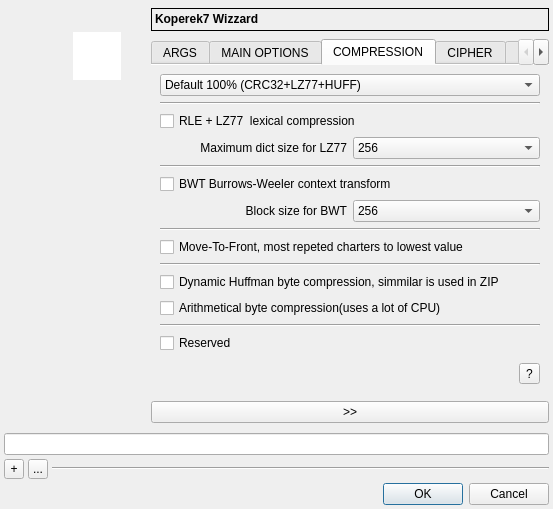
<?xml version="1.0" encoding="UTF-8"?>
<ui version="4.0">
 <class>TWizard_form</class>
 <widget class="QDialog" name="TWizard_form">
  <property name="windowModality">
   <enum>Qt::ApplicationModal</enum>
  </property>
  <property name="geometry">
   <rect>
    <x>0</x>
    <y>0</y>
    <width>553</width>
    <height>508</height>
   </rect>
  </property>
  <property name="windowTitle">
   <string>sstsoft::Koperek32::Wizard</string>
  </property>
  <layout class="QVBoxLayout" name="verticalLayout">
   <property name="spacing">
    <number>4</number>
   </property>
   <property name="leftMargin">
    <number>4</number>
   </property>
   <property name="topMargin">
    <number>4</number>
   </property>
   <property name="rightMargin">
    <number>4</number>
   </property>
   <property name="bottomMargin">
    <number>4</number>
   </property>
   <item>
    <layout class="QHBoxLayout" name="horizontalLayout_2">
     <property name="spacing">
      <number>8</number>
     </property>
     <property name="topMargin">
      <number>4</number>
     </property>
     <item>
      <layout class="QVBoxLayout" name="verticalLayout_11">
       <property name="leftMargin">
        <number>2</number>
       </property>
       <property name="topMargin">
        <number>2</number>
       </property>
       <property name="rightMargin">
        <number>2</number>
       </property>
       <property name="bottomMargin">
        <number>2</number>
       </property>
       <item>
        <widget class="QWidget" name="widget" native="true">
         <property name="sizePolicy">
          <sizepolicy hsizetype="Fixed" vsizetype="Fixed">
           <horstretch>0</horstretch>
           <verstretch>0</verstretch>
          </sizepolicy>
         </property>
         <property name="minimumSize">
          <size>
           <width>135</width>
           <height>260</height>
          </size>
         </property>
         <property name="maximumSize">
          <size>
           <width>135</width>
           <height>260</height>
          </size>
         </property>
         <property name="styleSheet">
          <string notr="true">background-image: url(:/new/prefix1/BMP/LEFT.BMP);</string>
         </property>
         <widget class="QLabel" name="label_2">
          <property name="geometry">
           <rect>
            <x>67</x>
            <y>22</y>
            <width>48</width>
            <height>48</height>
           </rect>
          </property>
          <property name="sizePolicy">
           <sizepolicy hsizetype="Fixed" vsizetype="Fixed">
            <horstretch>0</horstretch>
            <verstretch>0</verstretch>
           </sizepolicy>
          </property>
          <property name="minimumSize">
           <size>
            <width>48</width>
            <height>48</height>
           </size>
          </property>
          <property name="maximumSize">
           <size>
            <width>48</width>
            <height>48</height>
           </size>
          </property>
          <property name="autoFillBackground">
           <bool>false</bool>
          </property>
          <property name="styleSheet">
           <string notr="true">background-color: rgb(255, 255, 255);</string>
          </property>
          <property name="frameShape">
           <enum>QFrame::NoFrame</enum>
          </property>
          <property name="text">
           <string/>
          </property>
          <property name="pixmap">
           <pixmap>:/new/prefix1/ICO/8.ICO</pixmap>
          </property>
          <property name="scaledContents">
           <bool>false</bool>
          </property>
          <property name="alignment">
           <set>Qt::AlignCenter</set>
          </property>
          <property name="textInteractionFlags">
           <set>Qt::NoTextInteraction</set>
          </property>
         </widget>
        </widget>
       </item>
       <item>
        <spacer name="verticalSpacer_5">
         <property name="orientation">
          <enum>Qt::Vertical</enum>
         </property>
         <property name="sizeHint" stdset="0">
          <size>
           <width>20</width>
           <height>40</height>
          </size>
         </property>
        </spacer>
       </item>
      </layout>
     </item>
     <item>
      <layout class="QVBoxLayout" name="verticalLayout_2">
       <property name="bottomMargin">
        <number>6</number>
       </property>
       <item>
        <widget class="QLabel" name="label">
         <property name="sizePolicy">
          <sizepolicy hsizetype="Minimum" vsizetype="Minimum">
           <horstretch>0</horstretch>
           <verstretch>0</verstretch>
          </sizepolicy>
         </property>
         <property name="font">
          <font>
           <weight>75</weight>
           <bold>true</bold>
          </font>
         </property>
         <property name="frameShape">
          <enum>QFrame::Box</enum>
         </property>
         <property name="text">
          <string>Koperek7 Wizzard</string>
         </property>
         <property name="alignment">
          <set>Qt::AlignLeading|Qt::AlignLeft|Qt::AlignTop</set>
         </property>
         <property name="wordWrap">
          <bool>true</bool>
         </property>
        </widget>
       </item>
       <item>
        <widget class="QTabWidget" name="tabWidget">
         <property name="tabShape">
          <enum>QTabWidget::Rounded</enum>
         </property>
         <property name="currentIndex">
          <number>2</number>
         </property>
         <property name="documentMode">
          <bool>true</bool>
         </property>
         <property name="tabsClosable">
          <bool>false</bool>
         </property>
         <widget class="QWidget" name="tab_6">
          <attribute name="title">
           <string>ARGS</string>
          </attribute>
          <layout class="QVBoxLayout" name="verticalLayout_14">
           <item>
            <widget class="QListWidget" name="listWidget">
             <property name="frameShape">
              <enum>QFrame::Box</enum>
             </property>
             <property name="editTriggers">
              <set>QAbstractItemView::NoEditTriggers</set>
             </property>
             <property name="selectionBehavior">
              <enum>QAbstractItemView::SelectRows</enum>
             </property>
            </widget>
           </item>
          </layout>
         </widget>
         <widget class="QWidget" name="tab">
          <attribute name="title">
           <string>MAIN OPTIONS</string>
          </attribute>
          <layout class="QVBoxLayout" name="verticalLayout_4">
           <item>
            <layout class="QVBoxLayout" name="verticalLayout_3">
             <item>
              <widget class="QLabel" name="label_3">
               <property name="text">
                <string>Lister expression</string>
               </property>
              </widget>
             </item>
             <item>
              <widget class="QLineEdit" name="lineEdit_2">
               <property name="clearButtonEnabled">
                <bool>false</bool>
               </property>
              </widget>
             </item>
             <item>
              <widget class="QLabel" name="label_4">
               <property name="text">
                <string>File name and extension mask</string>
               </property>
              </widget>
             </item>
             <item>
              <widget class="QLineEdit" name="lineEdit"/>
             </item>
             <item>
              <spacer name="verticalSpacer_2">
               <property name="orientation">
                <enum>Qt::Vertical</enum>
               </property>
               <property name="sizeHint" stdset="0">
                <size>
                 <width>20</width>
                 <height>40</height>
                </size>
               </property>
              </spacer>
             </item>
             <item>
              <widget class="QLabel" name="label_5">
               <property name="text">
                <string>Source files and directories</string>
               </property>
              </widget>
             </item>
             <item>
              <layout class="QHBoxLayout" name="horizontalLayout_4">
               <item>
                <widget class="QComboBox" name="comboBox"/>
               </item>
               <item>
                <widget class="QToolButton" name="toolButton_3">
                 <property name="text">
                  <string>+</string>
                 </property>
                </widget>
               </item>
               <item>
                <widget class="QToolButton" name="toolButton_5">
                 <property name="text">
                  <string>X</string>
                 </property>
                </widget>
               </item>
              </layout>
             </item>
             <item>
              <widget class="QLabel" name="label_6">
               <property name="text">
                <string>Destinations</string>
               </property>
              </widget>
             </item>
             <item>
              <layout class="QHBoxLayout" name="horizontalLayout_3">
               <item>
                <widget class="QComboBox" name="comboBox_2"/>
               </item>
               <item>
                <widget class="QToolButton" name="toolButton_4">
                 <property name="text">
                  <string>+</string>
                 </property>
                </widget>
               </item>
               <item>
                <widget class="QToolButton" name="toolButton_6">
                 <property name="text">
                  <string>X</string>
                 </property>
                </widget>
               </item>
              </layout>
             </item>
             <item>
              <layout class="QHBoxLayout" name="horizontalLayout_7">
               <property name="topMargin">
                <number>5</number>
               </property>
              </layout>
             </item>
             <item>
              <widget class="QCheckBox" name="checkBox_7">
               <property name="enabled">
                <bool>false</bool>
               </property>
               <property name="text">
                <string>Verify after succesful copy or move</string>
               </property>
              </widget>
             </item>
             <item>
              <widget class="QCheckBox" name="checkBox_15">
               <property name="enabled">
                <bool>false</bool>
               </property>
               <property name="text">
                <string>Create temporary file and replace after sucessful operation</string>
               </property>
              </widget>
             </item>
             <item>
              <widget class="QCheckBox" name="checkBox_16">
               <property name="text">
                <string>Don't replace files with same date/size</string>
               </property>
              </widget>
             </item>
            </layout>
           </item>
          </layout>
         </widget>
         <widget class="QWidget" name="tab_2">
          <attribute name="title">
           <string>COMPRESSION</string>
          </attribute>
          <layout class="QVBoxLayout" name="verticalLayout_6">
           <item>
            <layout class="QVBoxLayout" name="verticalLayout_5">
             <item>
              <widget class="QComboBox" name="comboBox_5">
               <property name="currentText">
                <string>Default 100% (CRC32+LZ77+HUFF)</string>
               </property>
               <item>
                <property name="text">
                 <string>Default 100% (CRC32+LZ77+HUFF)</string>
                </property>
               </item>
               <item>
                <property name="text">
                 <string>Fast 50% (LZ77)</string>
                </property>
               </item>
               <item>
                <property name="text">
                 <string>Better 110% (CRC32+LZ77+ARI)</string>
                </property>
               </item>
               <item>
                <property name="text">
                 <string>Ultra 120% (SSC1+LZ77+MTF+HUFF+ARI)</string>
                </property>
               </item>
               <item>
                <property name="text">
                 <string>EXPERIMENTAL 130% (MD5+BWT+Ultra)</string>
                </property>
               </item>
               <item>
                <property name="text">
                 <string>Store -5% (CRC32)</string>
                </property>
               </item>
              </widget>
             </item>
             <item>
              <widget class="Line" name="line_4">
               <property name="orientation">
                <enum>Qt::Horizontal</enum>
               </property>
              </widget>
             </item>
             <item>
              <widget class="QCheckBox" name="checkBox_2">
               <property name="text">
                <string>RLE + LZ77  lexical compression</string>
               </property>
              </widget>
             </item>
             <item>
              <layout class="QHBoxLayout" name="horizontalLayout_5">
               <item>
                <widget class="QLabel" name="label_7">
                 <property name="text">
                  <string>Maximum dict size for LZ77</string>
                 </property>
                 <property name="alignment">
                  <set>Qt::AlignRight|Qt::AlignTrailing|Qt::AlignVCenter</set>
                 </property>
                </widget>
               </item>
               <item>
                <widget class="QComboBox" name="comboBox_3">
                 <item>
                  <property name="text">
                   <string>256</string>
                  </property>
                 </item>
                 <item>
                  <property name="text">
                   <string>4096</string>
                  </property>
                 </item>
                 <item>
                  <property name="text">
                   <string>65536</string>
                  </property>
                 </item>
                 <item>
                  <property name="text">
                   <string>1048576</string>
                  </property>
                 </item>
                </widget>
               </item>
              </layout>
             </item>
             <item>
              <widget class="Line" name="line_2">
               <property name="orientation">
                <enum>Qt::Horizontal</enum>
               </property>
              </widget>
             </item>
             <item>
              <widget class="QCheckBox" name="checkBox">
               <property name="text">
                <string>BWT Burrows-Weeler context transform</string>
               </property>
              </widget>
             </item>
             <item>
              <layout class="QHBoxLayout" name="horizontalLayout_6">
               <item>
                <widget class="QLabel" name="label_10">
                 <property name="text">
                  <string>Block size for BWT</string>
                 </property>
                 <property name="alignment">
                  <set>Qt::AlignRight|Qt::AlignTrailing|Qt::AlignVCenter</set>
                 </property>
                </widget>
               </item>
               <item>
                <widget class="QComboBox" name="comboBox_4">
                 <item>
                  <property name="text">
                   <string>256</string>
                  </property>
                 </item>
                 <item>
                  <property name="text">
                   <string>4096</string>
                  </property>
                 </item>
                 <item>
                  <property name="text">
                   <string>65536</string>
                  </property>
                 </item>
                 <item>
                  <property name="text">
                   <string>1048576</string>
                  </property>
                 </item>
                </widget>
               </item>
              </layout>
             </item>
             <item>
              <widget class="Line" name="line_3">
               <property name="orientation">
                <enum>Qt::Horizontal</enum>
               </property>
              </widget>
             </item>
             <item>
              <widget class="QCheckBox" name="checkBox_3">
               <property name="text">
                <string>Move-To-Front, most repeted charters to lowest value</string>
               </property>
              </widget>
             </item>
             <item>
              <widget class="Line" name="line_5">
               <property name="orientation">
                <enum>Qt::Horizontal</enum>
               </property>
              </widget>
             </item>
             <item>
              <widget class="QCheckBox" name="checkBox_4">
               <property name="text">
                <string>Dynamic Huffman byte compression, simmilar is used in ZIP</string>
               </property>
              </widget>
             </item>
             <item>
              <widget class="QCheckBox" name="checkBox_5">
               <property name="text">
                <string>Arithmetical byte compression(uses a lot of CPU)</string>
               </property>
              </widget>
             </item>
             <item>
              <widget class="Line" name="line_6">
               <property name="orientation">
                <enum>Qt::Horizontal</enum>
               </property>
              </widget>
             </item>
             <item>
              <widget class="QCheckBox" name="checkBox_6">
               <property name="text">
                <string>Reserved</string>
               </property>
              </widget>
             </item>
             <item>
              <spacer name="verticalSpacer_3">
               <property name="orientation">
                <enum>Qt::Vertical</enum>
               </property>
               <property name="sizeHint" stdset="0">
                <size>
                 <width>20</width>
                 <height>40</height>
                </size>
               </property>
              </spacer>
             </item>
             <item alignment="Qt::AlignRight">
              <widget class="QToolButton" name="toolButton_7">
               <property name="text">
                <string>?</string>
               </property>
              </widget>
             </item>
            </layout>
           </item>
          </layout>
         </widget>
         <widget class="QWidget" name="tab_3">
          <attribute name="title">
           <string>CIPHER</string>
          </attribute>
          <layout class="QVBoxLayout" name="verticalLayout_8">
           <item>
            <layout class="QVBoxLayout" name="verticalLayout_7">
             <item>
              <widget class="QCheckBox" name="checkBox_8">
               <property name="text">
                <string>XOR simple symetrical password cipher</string>
               </property>
              </widget>
             </item>
             <item>
              <widget class="QCheckBox" name="checkBox_9">
               <property name="text">
                <string>SXQ mixer-cipher</string>
               </property>
              </widget>
             </item>
             <item>
              <widget class="QCheckBox" name="checkBox_10">
               <property name="text">
                <string>Reserved</string>
               </property>
              </widget>
             </item>
             <item>
              <spacer name="verticalSpacer">
               <property name="orientation">
                <enum>Qt::Vertical</enum>
               </property>
               <property name="sizeHint" stdset="0">
                <size>
                 <width>20</width>
                 <height>40</height>
                </size>
               </property>
              </spacer>
             </item>
             <item>
              <widget class="QLabel" name="label_8">
               <property name="text">
                <string>Password text</string>
               </property>
              </widget>
             </item>
             <item>
              <widget class="QLineEdit" name="lineEdit_4"/>
             </item>
             <item>
              <widget class="QLabel" name="label_9">
               <property name="text">
                <string>Repeat</string>
               </property>
              </widget>
             </item>
             <item>
              <widget class="QLineEdit" name="lineEdit_3"/>
             </item>
            </layout>
           </item>
          </layout>
         </widget>
         <widget class="QWidget" name="tab_4">
          <attribute name="title">
           <string>HASH</string>
          </attribute>
          <layout class="QVBoxLayout" name="verticalLayout_10">
           <item>
            <layout class="QVBoxLayout" name="verticalLayout_9">
             <item>
              <widget class="QCheckBox" name="checkBox_11">
               <property name="text">
                <string>CRC32 simple and fast</string>
               </property>
              </widget>
             </item>
             <item>
              <widget class="QCheckBox" name="checkBox_14">
               <property name="text">
                <string>SSH1 256 bit as criptographic grade unique file hasher</string>
               </property>
              </widget>
             </item>
             <item>
              <widget class="QCheckBox" name="checkBox_13">
               <property name="text">
                <string>MD5 slower and older 256 bit file hasher</string>
               </property>
              </widget>
             </item>
             <item>
              <widget class="QCheckBox" name="checkBox_12">
               <property name="text">
                <string>SSC1 exprerimental1024-bit hash</string>
               </property>
              </widget>
             </item>
             <item>
              <spacer name="verticalSpacer_4">
               <property name="orientation">
                <enum>Qt::Vertical</enum>
               </property>
               <property name="sizeHint" stdset="0">
                <size>
                 <width>20</width>
                 <height>40</height>
                </size>
               </property>
              </spacer>
             </item>
            </layout>
           </item>
          </layout>
         </widget>
         <widget class="QWidget" name="tab_5">
          <attribute name="title">
           <string>ADVANCED</string>
          </attribute>
          <layout class="QVBoxLayout" name="verticalLayout_13">
           <item>
            <layout class="QVBoxLayout" name="verticalLayout_12">
             <item>
              <layout class="QHBoxLayout" name="horizontalLayout_8">
               <property name="topMargin">
                <number>5</number>
               </property>
               <item>
                <widget class="QLabel" name="label_11">
                 <property name="text">
                  <string>Maximum buffer size:</string>
                 </property>
                </widget>
               </item>
               <item>
                <widget class="QComboBox" name="comboBox_6">
                 <item>
                  <property name="text">
                   <string>256</string>
                  </property>
                 </item>
                 <item>
                  <property name="text">
                   <string>4096</string>
                  </property>
                 </item>
                 <item>
                  <property name="text">
                   <string>65536</string>
                  </property>
                 </item>
                 <item>
                  <property name="text">
                   <string>1048576</string>
                  </property>
                 </item>
                </widget>
               </item>
              </layout>
             </item>
             <item>
              <layout class="QHBoxLayout" name="horizontalLayout_9">
               <property name="topMargin">
                <number>5</number>
               </property>
               <item>
                <widget class="QLabel" name="label_12">
                 <property name="text">
                  <string>I don't know?</string>
                 </property>
                </widget>
               </item>
               <item>
                <widget class="QComboBox" name="comboBox_7">
                 <item>
                  <property name="text">
                   <string>Whatever?</string>
                  </property>
                 </item>
                </widget>
               </item>
              </layout>
             </item>
             <item>
              <spacer name="verticalSpacer_6">
               <property name="orientation">
                <enum>Qt::Vertical</enum>
               </property>
               <property name="sizeHint" stdset="0">
                <size>
                 <width>20</width>
                 <height>40</height>
                </size>
               </property>
              </spacer>
             </item>
            </layout>
           </item>
          </layout>
         </widget>
        </widget>
       </item>
       <item>
        <widget class="QPushButton" name="pushButton">
         <property name="text">
          <string>&gt;&gt;</string>
         </property>
        </widget>
       </item>
      </layout>
     </item>
    </layout>
   </item>
   <item>
    <widget class="QLineEdit" name="lineEdit_5"/>
   </item>
   <item>
    <layout class="QHBoxLayout" name="horizontalLayout">
     <property name="spacing">
      <number>4</number>
     </property>
     <item alignment="Qt::AlignLeft">
      <widget class="QToolButton" name="toolButton_2">
       <property name="maximumSize">
        <size>
         <width>20</width>
         <height>20</height>
        </size>
       </property>
       <property name="text">
        <string>+</string>
       </property>
      </widget>
     </item>
     <item alignment="Qt::AlignLeft">
      <widget class="QToolButton" name="toolButton">
       <property name="maximumSize">
        <size>
         <width>20</width>
         <height>20</height>
        </size>
       </property>
       <property name="text">
        <string>...</string>
       </property>
      </widget>
     </item>
     <item>
      <widget class="Line" name="line">
       <property name="sizePolicy">
        <sizepolicy hsizetype="Expanding" vsizetype="Fixed">
         <horstretch>0</horstretch>
         <verstretch>0</verstretch>
        </sizepolicy>
       </property>
       <property name="orientation">
        <enum>Qt::Horizontal</enum>
       </property>
      </widget>
     </item>
    </layout>
   </item>
   <item>
    <widget class="QDialogButtonBox" name="buttonBox">
     <property name="orientation">
      <enum>Qt::Horizontal</enum>
     </property>
     <property name="standardButtons">
      <set>QDialogButtonBox::Cancel|QDialogButtonBox::Ok</set>
     </property>
    </widget>
   </item>
  </layout>
 </widget>
 <resources/>
 <connections>
  <connection>
   <sender>buttonBox</sender>
   <signal>accepted()</signal>
   <receiver>TWizard_form</receiver>
   <slot>accept()</slot>
   <hints>
    <hint type="sourcelabel">
     <x>248</x>
     <y>254</y>
    </hint>
    <hint type="destinationlabel">
     <x>157</x>
     <y>274</y>
    </hint>
   </hints>
  </connection>
  <connection>
   <sender>buttonBox</sender>
   <signal>rejected()</signal>
   <receiver>TWizard_form</receiver>
   <slot>reject()</slot>
   <hints>
    <hint type="sourcelabel">
     <x>316</x>
     <y>260</y>
    </hint>
    <hint type="destinationlabel">
     <x>286</x>
     <y>274</y>
    </hint>
   </hints>
  </connection>
 </connections>
</ui>
